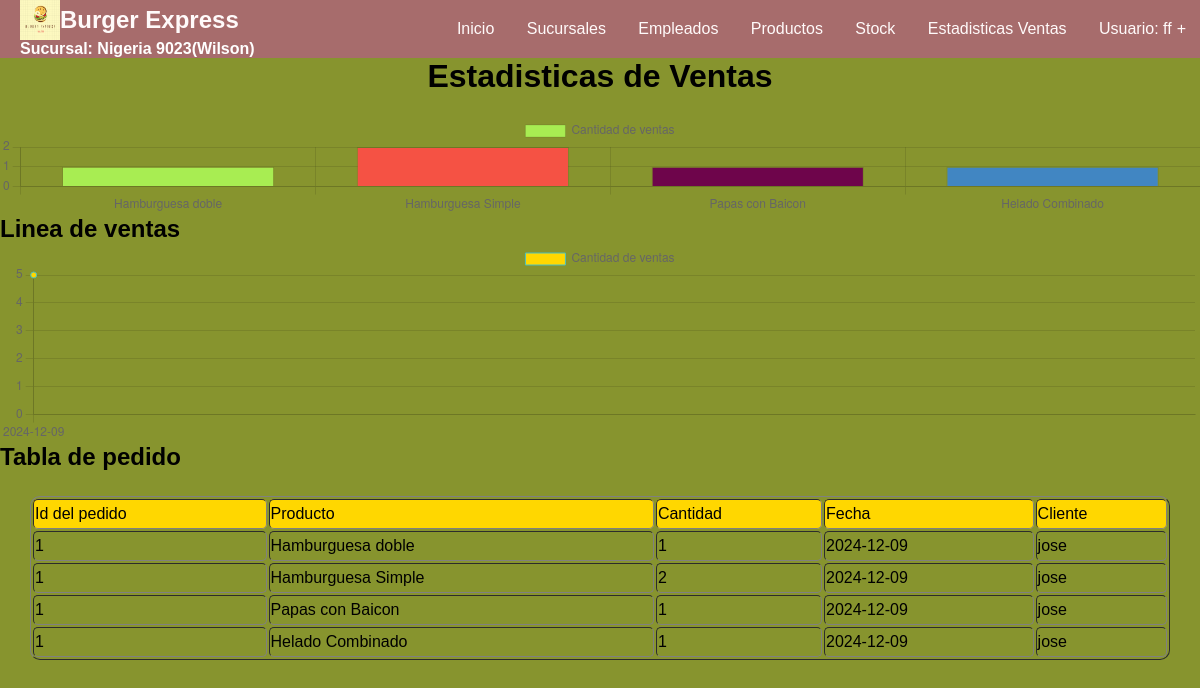
/sucursal2/Vistas/estadisticasVentas.php (signed in), run on the app's committed database.
### tables this page shows
CREATE TABLE IF NOT EXISTS `infosucursal` (
  `id` int NOT NULL,
  `nombre` varchar(30) NOT NULL,
  `logo` text NOT NULL,
  `bg_color` varchar(7) NOT NULL,
  `header_color` varchar(7) NOT NULL,
  `table_color` varchar(7) NOT NULL,
  `font` varchar(10) NOT NULL,
  `btn` varchar(7) NOT NULL,
  `aside` varchar(7) NOT NULL,
  `aside_btn` varchar(7) NOT NULL
);

CREATE TABLE IF NOT EXISTS `pedido` (
  `Cod_pedido` int NOT NULL,
  `idPedido` int NOT NULL,
  `producto` varchar(40) NOT NULL,
  `cantidad` varchar(5) NOT NULL,
  `fecha` date NOT NULL,
  `hora` time NOT NULL,
  `cliente` varchar(30) NOT NULL,
  `mesa` varchar(30) NOT NULL,
  `estado` varchar(30) NOT NULL,
  `Cod_sucursal` int NOT NULL
);

### sucursal2/Modelos/consultas.php (called while the page is built, shortened)
<?php
	function getVentas(){
		require'../Modelos/conexion.php';
		$consulta = $conexion->prepare("SELECT * FROM pedido");
		$consulta->execute();
        	$datos = $consulta->fetchAll(PDO::FETCH_ASSOC);
		return $datos;
	}
	function view_tabla($nombre){
		require'../Modelos/conexion.php';
		$consulta = $conexion->prepare("SELECT * FROM $nombre");
		$consulta->execute();
		$datos = $consulta->fetchAll(PDO::FETCH_ASSOC);
		return $datos;
	}
?>

### sucursal2/Vistas/estadisticasVentas.php (the view, shortened to what this page needs)
<?php
    require "header.php";
?>
<!DOCTYPE html>
<html lang="en">
<head>
    <link rel="stylesheet" href="styles/style.css">
</head>
<body>
<h1>Estadisticas de Ventas</h1>
    <div class="estadistica">
        <canvas id="Estadistica" height=50px></canvas>
        <?php
        $producto=[1];
        $cantidad=[];
        foreach(getVentas() as $elemento){
            $productoExistente=true;
            if ($producto[0] == 1) {
                array_shift($producto);
            }
            if ($productoExistente) {
                array_push($producto, $elemento['producto']);
                array_push($cantidad, intval($elemento['cantidad']));
            }else {
                $casilla = array_search($elemento['producto'],$producto);
                $cantidad[$casilla]=$cantidad[$casilla]+intval($elemento['cantidad']);
            }
        }
        $producto=json_encode($producto);
        $cantidad=json_encode($cantidad);
        ?>
        <script>
            let producto = <?php echo $producto; ?>;
            let cantidad = <?php echo $cantidad; ?>;
        function generarLetra(){
            var letras = ["a","b","c","d","e","f","0","1","2","3","4","5","6","7","8","9"];
            var numero = (Math.random()*15).toFixed(0);
            return letras[numero];
        }
        function colorHEX(){
            var codColor = "";
            for(var i=0;i<6;i++){
                codColor = codColor + generarLetra() ;
            }
            return "#" + codColor;
        }
        color = []
            for (let x = 0; x < cantidad.length; x++) {
                color.push(colorHEX())
            }
            const ctx = document.getElementById('Estadistica');
            new Chart(ctx, {
              type: 'bar',
              data: {
                labels: producto,
                datasets: [{
                  label: 'Cantidad de ventas',
                  data: cantidad,
                  backgroundColor: color,
                  borderWidth: 1
                }]
              },
              options: {
                scales: {
                  y: {
                    beginAtZero: true
                  }
                }
              }
            });
        </script>
    </div>
    <h2>Linea de ventas</h2>
    <div class="lineaVenta">
        <canvas id="EstadisticaVenta" height=50px></canvas>
        <?php
        $ganancia=[];
        $gananciaPedidos=[];
        $contGanancia=0;
        foreach(getVentas() as $elemento){
            $gananciaExistente=false;
            if ($elemento['fecha'] != end($ganancia)) {
                $gananciaExistente=true;
                array_push($gananciaPedidos,$elemento['cantidad']);
            }else{
                $gananciaPedidos[$contGanancia]=$elemento['cantidad']+$gananciaPedidos[$contGanancia];
            }
            if ($gananciaExistente) {
                array_push($ganancia, $elemento['fecha']);
            }
        }
        $ganancia=json_encode($ganancia);
        $gananciaPedidos=json_encode($gananciaPedidos);
        ?>
        <script>
            const ctxVenta = document.getElementById('EstadisticaVenta');
            const ganancia = <?php echo $ganancia; ?>
            const gananciaCantidad = <?php echo $gananciaPedidos; ?>
            new Chart(ctxVenta, {
              type: 'line',
              data: {
                labels: ganancia,
                datasets: [{
                  label: 'Cantidad de ventas',
                  data: gananciaCantidad,
                  backgroundColor: 'gold',
                  borderWidth: 1,
                  fill: true,
                  borderColor: 'rgb(75, 192, 192)',
                  tension: 0.1
                }]
              },
              options: {
                scales: {
                  y: {
                    beginAtZero: true
                  }
                }
              }
            });
        </script>
    </div>
    <h2>Tabla de pedido</h2>
    <?php
        echo '<table border=1>
            <tr class="tablaInicio">
                <td>Id del pedido</td>
                <td>Producto</td>
                <td>Cantidad</td>
                <td>Fecha</td>
                <td>Cliente</td>
            </tr>';
        foreach(getVentas() as $elemento){
        	echo '<tr>
                <td>'.$elemento['idPedido'].'</td>
                <td>'.$elemento['producto'].'</td>
                <td>'.$elemento['cantidad'].'</td>
                <td>'.$elemento['fecha'].'</td>
                <td>'.$elemento['cliente'].'</td>
            </tr>';
        }
    ?>
</body>
</html>

### sucursal2/Vistas/header.php (shortened to what this page needs)
<?php
if(!isset($_SESSION['usuario'])){
  header("location:../index.php");
}
else{
    include_once '../Modelos/consultas.php'; $info=view_tabla('infosucursal');
    ?>
      <link rel="stylesheet" type="text/css" href="styles/style.css">
  <nav id='menu' data-bg="<?= $_SESSION['bg'] ?>" data-header="<?= $_SESSION['header'] ?>" data-th="<?= $_SESSION['th'] ?>" data-font="<?= $_SESSION['font'] ?>" data-btn="<?= $_SESSION['btn'] ?>" data-aside="<?= $_SESSION['aside'] ?>" data-aside_btn="<?= $_SESSION['aside_btn'] ?>"">
    <div style="display: flex;margin-left: 20px;width: 30%;flex-direction: column;">
      <div style="display: flex;align-items: center;">
        <img src="./imgs/logo.png" width="40" height="40" >
        <h2 style="margin:0"><?= $info[0]['nombre'] ?></h2>
      </div>
      <h4 style="color: white;"><?= isset($_SESSION['sucursal']) ? 'Sucursal: '.$_SESSION['sucursal'] : ''; ?></h4>
    </div>
    <ul>
      <li><a href='select.php'>Inicio</a></li>
      <li><a href='view_sucursales.php'>Sucursales</a></li>
      <li><a href='view_empleados.php'>Empleados</a></li>
      <li><a href='view_productos.php'>Productos</a></li>
      <li><a href='infoStock.php'>Stock</a></li>
      <li><a href='estadisticas.php'>Estadisticas Ventas</a></li>
      <li><a class="dropdown-arrow">Usuario: <?= $_SESSION['usuario'] ?></a>
      </li>
    </ul>
  </nav>
<?php
  }
?>

### sucursal2/Vistas/styles/style.css (style rules this page uses)
* { margin: 0; box-sizing: border-box; }
:root { --header-color:#466995; --bg-color:#F58F29; --table-th-color:#7D4600; --header-font-color:white; --font-color:black; --aside-color:black; --button-color:#A4B0F5; --aside-button-color:#4464AD; }
body { font-family: Arial, sans-serif; background-color: var(--bg-color); }
a { text-decoration: none; color: black; }
#menu { position: sticky; top: 0px; display: flex; color: var(--header-font-color); align-items: center; background-color: var(--header-color); padding: 0; }
#menu h2 { display: flex; align-items: center; font-weight: 900; margin-left: 20px; gap:10px; }
#menu ul, #menu li { margin: 0 auto; padding: 0; list-style: none }
#menu ul { width: 100%; text-align: right; }
#menu li { display: inline-block; position: relative; }
#menu a { display: block; line-height: NaNpx; padding: 20px 14px; text-decoration: none; color: var(--header-font-color); font-size: <font style="vertical-align: inherit;"><font style="vertical-align: inherit;">16</font></font>px; }
#menu a.dropdown-arrow:after { content: "\002B"; margin-left: 5px; }
#Estadistica { width: 50%; }
h1 { text-align: center; margin-bottom: 20px; }

### sucursal2/Vistas/estadisticasVentas.php (style rules this page uses)
table { width: 95%; position: relative; top: 25px; left: 50%; transform: translateX(-50%); border-radius: 10px; }
tr { height: 30px; }
td { border-radius: 5px; }
.tablaInicio { background-color: gold; }

### data on the page
infosucursal: nombre "Burger Express"
pedido: idPedido "1", producto "Hamburguesa doble", cantidad "1", fecha "2024-12-09", cliente "jose"
pedido: idPedido "1", producto "Hamburguesa Simple", cantidad "2", fecha "2024-12-09", cliente "jose"
pedido: idPedido "1", producto "Papas con Baicon", cantidad "1", fecha "2024-12-09", cliente "jose"
pedido: idPedido "1", producto "Helado Combinado", cantidad "1", fecha "2024-12-09", cliente "jose"

### other printed values
$_SESSION['sucursal'] "Nigeria 9023(Wilson)"
$_SESSION['usuario'] "ff"
chart data {{ $ganancia }} ["2024-12-09"]
chart data {{ $gananciaPedidos }} [5]
